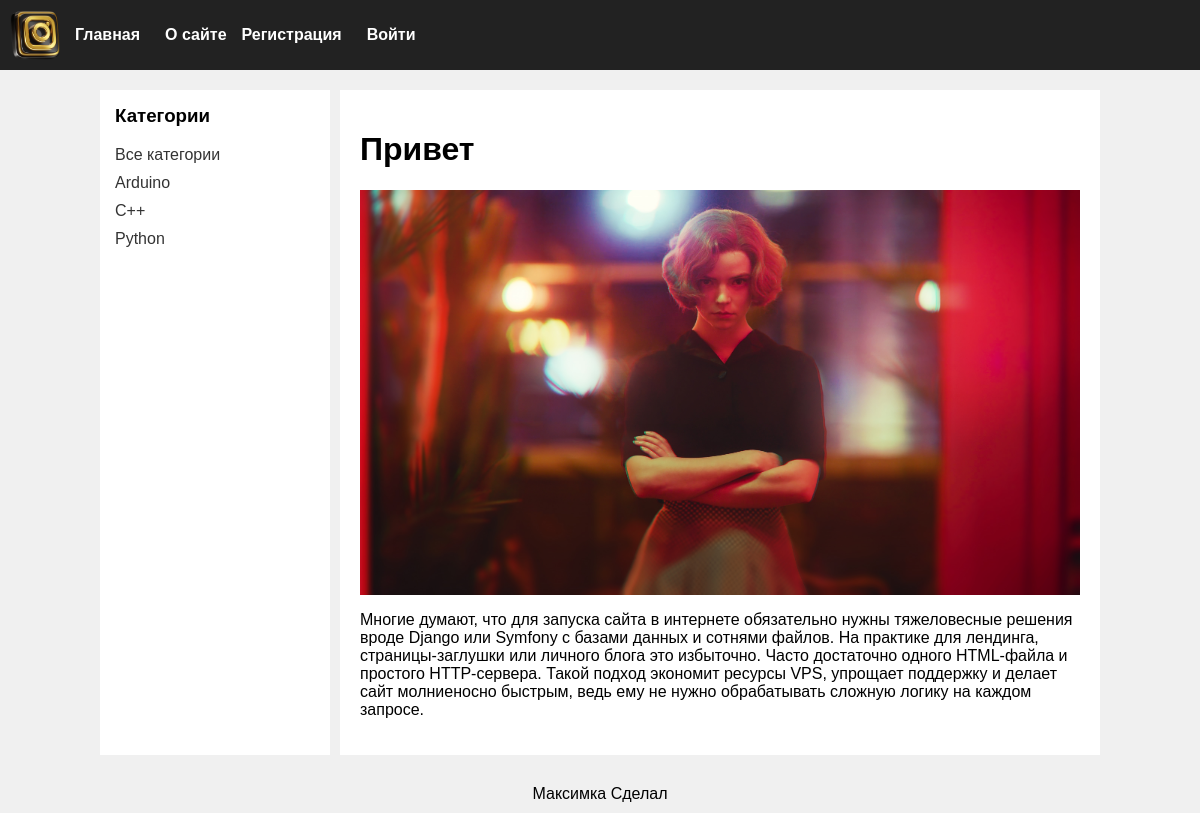
Screenshot of /post/one-ticket-prilow/ with the database file from the repository.
### main_blog/models.py (models this page shows, shortened)
class Category(models.Model):
    name = models.CharField(max_length=200, db_index=True)
    slug = models.SlugField(max_length=200, db_index=True, verbose_name='URL', blank=True)
    def get_absolute_url(self):
        if self.slug:
            return reverse('category', kwargs={'cat_slug': self.slug})
        return  reverse('category', kwargs={'cat_slug': self.slug})
    class Meta:
        verbose_name = "Категория"
        verbose_name_plural = "Категории"
        ordering = ['id']

class Article(models.Model):
    title = models.CharField(max_length=200, verbose_name='Заголовок')
    slug = models.SlugField(max_length=200, db_index=True, verbose_name='URL', blank=True)
    content = models.TextField(blank=True, verbose_name='Содержание')
    photo = models.ImageField(upload_to='article/%Y/%m', verbose_name='Фото')
    time_created = models.DateTimeField(auto_now_add=True)
    time_updated = models.DateTimeField(auto_now=True)
    is_published = models.BooleanField(default=False)
    cat = models.ForeignKey('Category', on_delete=models.PROTECT)
    def __str__(self):
        return self.title
    class Meta:
        verbose_name = "Статья"
        verbose_name_plural = "Статьи"
        ordering = ['-time_created', 'title'] #сортируем по времени создания, а если время одно, то алфавит

### main_blog/views.py (the view)
# urls.py: path('post/<slug:post_slug>/', ShowPost.as_view(), name='post'),
class ShowPost(DataMixin, DetailView):
    model = Article
    template_name = 'main_blog/post.html'
    slug_url_kwarg = 'post_slug'
    context_object_name = 'post'
    def get_context_data(self, object_list=None, **kwargs):
        context = super().get_context_data(**kwargs)
        c_def = self.get_user_context(title=context['post'])
        return dict(list(context.items()) + list(c_def.items()))

### main_blog/utils.py (called while the page is built)
    def get_user_context(self, **kwargs):
        context = kwargs
        cats = Category.objects.annotate(Count('article'))
        user_menu = menu.copy()
        if not self.request.user.is_authenticated:
            user_menu.pop(1)
        context['menu'] = user_menu
        context['cats'] = cats
        if 'cat_selected' not in context:
            context['cat_selected'] = 0
        return context

### main_blog/templates/main_blog/post.html
{% extends 'main_blog/base.html' %}
{% block content%}
<h1> {{ post.title }}</h1>
{% if post.photo%}
<p><img src="{{ post.photo.url}}" class="post-image"></p>
{%endif%}
{{ post.content|linebreaks}}
{% endblock %}

### main_blog/templates/main_blog/base.html (shortened to what this page needs)
{% load static %}
{% load blog_tags %}
<html lang="ru">
<head>
    <link rel="stylesheet" href="{% static 'main_blog/css/style.css' %}">
</head>
<body>
<header>
    <a href="{% url 'home' %}">
        <img src="{% static 'main_blog/image/logo.png' %}">
    </a>
    <nav>
    <div class="left">
        {% for m in menu %}
            <a href="{% url m.url_name %}">{{ m.title }}</a>
        {% endfor %}
    </div>
    <div class="right">
        {% if request.user.is_authenticated %}
            <span>{{ user.username }}</span> |
            <a href="{% url 'logout' %}">Выйти</a>
        {% else %}
            <a href="{% url 'register' %}">Регистрация</a>
            <a href="{% url 'login' %}">Войти</a>
        {% endif %}
    </div>
</nav>
</header>
<div class="main">
    <div class="sidebar">
        {% load cache %}
        <h3>Категории</h3>
        <a href="{% url 'home' %}">Все категории</a>
        {% cache 60 sidebar %}
        {% for c in cats %}
            {% if c.article__count > 0 %}
            <a href="{{ c.get_absolute_url }}">{{ c.name }}</a>
        {% endif %}
        {% endfor %}
        {% endcache %}
    </div>
    <div class="content">
        {% block content %}
        {% endblock %}
    </div>
</div>
<footer>
    Максимка Сделал
</footer>
</body>
</html>

### main_blog/static/main_blog/css/style.css (style rules this page uses)
body { margin: 0; font-family: Arial; background: #f0f0f0; }
header { background: #222; color: white; padding: 10px; display: flex; align-items: center; }
header img { height: 50px; margin-right: 15px; }
nav a { color: white; margin-right: 15px; text-decoration: none; font-weight: bold; }
.main { display: flex; width: 1000px; margin: auto; margin-top: 20px; }
.sidebar { width: 200px; background: white; padding: 15px; }
.sidebar h3 { margin-top: 0; }
.sidebar a { display: block; margin-bottom: 10px; text-decoration: none; color: #333; }
.content { flex: 1; background: white; padding: 20px; margin-left: 10px; }
.post-image { max-width: 100%; height: auto; }
footer { text-align: center; margin-top: 20px; padding: 10px; }
nav { display: flex; justify-content: space-between; align-items: center; }
nav .left, nav .right { display: flex; gap: 10px; }

### rows the page displays
Category: name "Arduino"
Category: name "C++"
Category: name "Python"
Article: title "Привет", photo (picture), content "Многие думают, что для запуска сайта в интернете обязательно нужны тяжеловесные решения вроде Django или Symfony с базами данных и сотнями файлов. На практике для лендинга, страницы-заглушки или личного блога это избыточно. Часто достаточно одного HTML-файла и простого HTTP-сервера. Такой подход экономит ресурсы VPS, упрощает поддержку и делает сайт молниеносно быстрым, ведь ему не нужно обрабатывать сложную логику на каждом запросе."

### other values shown
{{ m.title }} "Главная" "О сайте"
